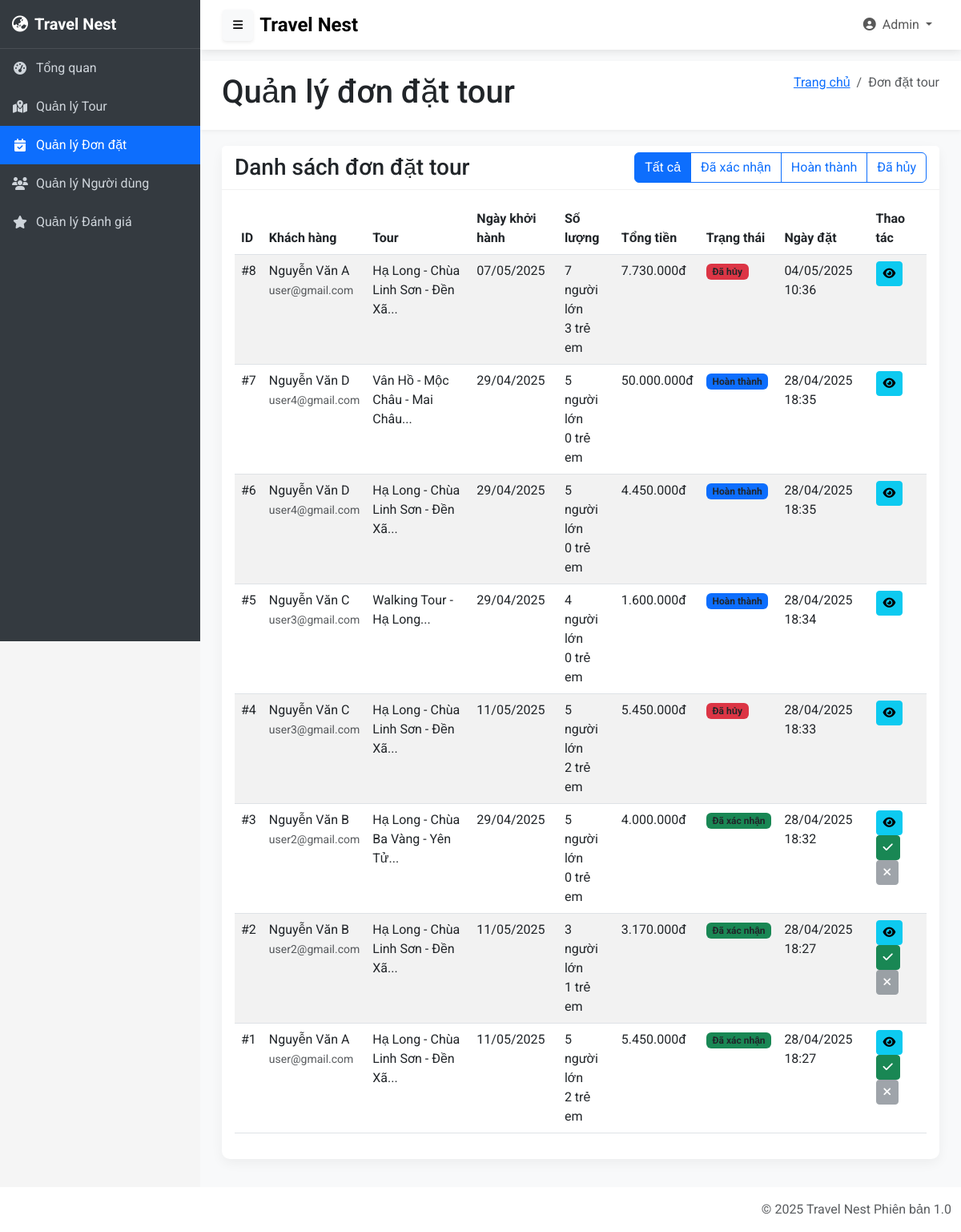
Page /admin/pages/booking/bookings.php (signed in) on the committed database.
### tables this page shows
CREATE TABLE `bookings` (
  `booking_id` int NOT NULL,
  `user_id` int NOT NULL,
  `tour_id` int NOT NULL,
  `date_id` int NOT NULL,
  `num_adults` int NOT NULL DEFAULT '1',
  `num_children` int NOT NULL DEFAULT '0',
  `total_price` decimal(10,2) NOT NULL,
  `notes` text,
  `status` enum('confirmed','completed','cancelled') DEFAULT 'confirmed',
  `booking_date` timestamp NULL DEFAULT CURRENT_TIMESTAMP,
  `updated_at` timestamp NULL DEFAULT CURRENT_TIMESTAMP ON UPDATE CURRENT_TIMESTAMP
);

CREATE TABLE `users` (
  `user_id` int NOT NULL,
  `full_name` varchar(255) NOT NULL,
  `email` varchar(255) NOT NULL,
  `password` varchar(255) NOT NULL,
  `phone` varchar(20) NOT NULL,
  `address` text,
  `role` enum('customer','admin') DEFAULT 'customer',
  `status` enum('active','blocked','inactive') DEFAULT 'active',
  `created_at` timestamp NULL DEFAULT CURRENT_TIMESTAMP,
  `updated_at` timestamp NULL DEFAULT CURRENT_TIMESTAMP ON UPDATE CURRENT_TIMESTAMP
);

CREATE TABLE `tours` (
  `tour_id` int NOT NULL,
  `name` varchar(255) NOT NULL,
  `description` text NOT NULL,
  `location` varchar(100) NOT NULL,
  `duration` varchar(50) NOT NULL,
  `price_adult` decimal(10,2) NOT NULL,
  `price_child` decimal(10,2) NOT NULL,
  `image1` varchar(255) DEFAULT NULL,
  `image2` varchar(255) DEFAULT NULL,
  `image3` varchar(255) DEFAULT NULL,
  `link_map` text,
  `status` enum('active','inactive') DEFAULT 'active',
  `created_at` timestamp NULL DEFAULT CURRENT_TIMESTAMP,
  `updated_at` timestamp NULL DEFAULT CURRENT_TIMESTAMP ON UPDATE CURRENT_TIMESTAMP
);

CREATE TABLE `tour_dates` (
  `date_id` int NOT NULL,
  `tour_id` int NOT NULL,
  `departure_date` date NOT NULL,
  `available_seats` int NOT NULL DEFAULT '20',
  `status` enum('available','full','cancelled') DEFAULT 'available'
);

### functions/auth_functions.php (called while the page is built, shortened)
<?php
function canCancelBooking($departureDate) {
    $departureTimestamp = strtotime($departureDate);
    $currentTimestamp = time();
    $daysDifference = floor(($departureTimestamp - $currentTimestamp) / (60 * 60 * 24));
    return $daysDifference >= 2;
}

### admin/pages/booking/bookings.php (the view, shortened to what this page needs)
<?php
require_once '../../../config/config.php';
require_once '../../../functions/auth_functions.php';
$filter = isset($_GET['filter']) ? $_GET['filter'] : 'all';
$whereClause = '';
$stmt = $conn->prepare("
    SELECT b.booking_id, b.booking_date, b.status, b.total_price,
           b.num_adults, b.num_children, b.notes,
           u.user_id, u.full_name, u.email, u.phone,
           t.tour_id, t.name as tour_name, t.location,
           td.departure_date
    FROM bookings b
    INNER JOIN users u ON b.user_id = u.user_id
    INNER JOIN tours t ON b.tour_id = t.tour_id
    INNER JOIN tour_dates td ON b.date_id = td.date_id
    $whereClause
    ORDER BY b.booking_date DESC
");
$stmt->execute();
$bookings = $stmt->get_result();
?>
<?php include '../../layouts/header.php'; ?>
<body>
    <?php include '../../layouts/navbar.php'; ?>
    <?php include '../../layouts/sidebar.php'; ?>
    <div class="content-wrapper" id="content-wrapper">
        <div class="content-header">
            <div class="container-fluid">
                <div class="row mb-2">
                    <div class="col-sm-6">
                        <h1 class="m-0">Quản lý đơn đặt tour</h1>
                    </div>
                    <div class="col-sm-6">
                        <ol class="breadcrumb float-sm-end">
                            <li class="breadcrumb-item"><a href="../statistics/statistics.php">Trang chủ</a></li>
                            <li class="breadcrumb-item active">Đơn đặt tour</li>
                        </ol>
                    </div>
                </div>
            </div>
        </div>
        <div class="content">
            <div class="container-fluid">
                <div class="card">
                    <div class="card-header">
                        <div class="d-flex justify-content-between align-items-center">
                            <h3 class="card-title mb-0">Danh sách đơn đặt tour</h3>
                            <div class="btn-group">
                                <a href="?filter=all" class="btn btn-<?php echo $filter === 'all' ? 'primary' : 'outline-primary'; ?>">Tất cả</a>
                                <a href="?filter=confirmed" class="btn btn-<?php echo $filter === 'confirmed' ? 'primary' : 'outline-primary'; ?>">Đã xác nhận</a>
                                <a href="?filter=completed" class="btn btn-<?php echo $filter === 'completed' ? 'primary' : 'outline-primary'; ?>">Hoàn thành</a>
                                <a href="?filter=cancelled" class="btn btn-<?php echo $filter === 'cancelled' ? 'primary' : 'outline-primary'; ?>">Đã hủy</a>
                            </div>
                        </div>
                    </div>
                    <div class="card-body">
                        <div class="table-responsive">
                            <table class="table table-striped table-hover">
                                <thead>
                                    <tr>
                                        <th>ID</th>
                                        <th>Khách hàng</th>
                                        <th>Tour</th>
                                        <th>Ngày khởi hành</th>
                                        <th>Số lượng</th>
                                        <th>Tổng tiền</th>
                                        <th>Trạng thái</th>
                                        <th>Ngày đặt</th>
                                        <th>Thao tác</th>
                                    </tr>
                                </thead>
                                <tbody>
                                    <?php if ($bookings->num_rows > 0): ?>
                                        <?php while ($booking = $bookings->fetch_assoc()): ?>
                                            <tr>
                                                <td>#<?php echo $booking['booking_id']; ?></td>
                                                <td>
                                                    <?php echo $booking['full_name']; ?><br>
                                                    <small class="text-muted"><?php echo $booking['email']; ?></small>
                                                </td>
                                                <td><?php echo substr($booking['tour_name'], 0, 40) . '...'; ?></td>
                                                <td><?php echo date('d/m/Y', strtotime($booking['departure_date'])); ?></td>
                                                <td>
                                                    <?php echo $booking['num_adults']; ?> người lớn<br>
                                                    <?php echo $booking['num_children']; ?> trẻ em
                                                </td>
                                                <td><?php echo number_format($booking['total_price'], 0, ',', '.'); ?>đ</td>
                                                <td>
                                                    <?php
                                                    $statusClass = '';
                                                    $statusText = '';
                                                    switch ($booking['status']) {
                                                        case 'confirmed':
                                                            $statusClass = 'bg-success';
                                                            $statusText = 'Đã xác nhận';
                                                            break;
                                                        case 'completed':
                                                            $statusClass = 'bg-primary';
                                                            $statusText = 'Hoàn thành';
                                                            break;
                                                        case 'cancelled':
                                                            $statusClass = 'bg-danger';
                                                            $statusText = 'Đã hủy';
                                                            break;
                                                    }
                                                    ?>
                                                    <span class="badge <?php echo $statusClass; ?>"><?php echo $statusText; ?></span>
                                                </td>
                                                <td><?php echo date('d/m/Y H:i', strtotime($booking['booking_date'])); ?></td>
                                                <td>
                                                    <button type="button" class="btn btn-sm btn-info" data-bs-toggle="modal" data-bs-target="#detailModal<?php echo $booking['booking_id']; ?>">
                                                        <i class="fas fa-eye"></i>
                                                    </button>
                                                    <?php if ($booking['status'] === 'confirmed'): ?>
                                                        <form method="post" class="d-inline">
                                                            <button type="submit" name="complete_booking" class="btn btn-sm btn-success" title="Đánh dấu hoàn thành">
                                                                <i class="fas fa-check"></i>
                                                            </button>
                                                        </form>
                                                        <?php if (canCancelBooking($booking['departure_date'])): ?>
                                                            <form method="post" class="d-inline" onsubmit="return confirm('Bạn có chắc chắn muốn hủy đơn đặt tour này?');">
                                                                <input type="hidden" name="booking_id" value="<?php echo $booking['booking_id']; ?>">
                                                                <button type="submit" name="cancel_booking" class="btn btn-sm btn-danger">
                                                                    <i class="fas fa-times"></i>
                                                                </button>
                                                            </form>
                                                        <?php else: ?>
                                                            <button type="button" class="btn btn-sm btn-secondary" disabled title="Chỉ có thể hủy trước 2 ngày khởi hành">
                                                                <i class="fas fa-times"></i>
                                                            </button>
                                                        <?php endif; ?>
                                                    <?php endif; ?>
                                                </td>
                                            </tr>
                                        <?php endwhile; ?>
                                    <?php else: ?>
                                        <tr>
                                            <td colspan="9" class="text-center py-3">Không có đơn đặt tour nào.</td>
                                        </tr>
                                    <?php endif; ?>
                                </tbody>
                            </table>
                        </div>
                    </div>
                </div>
            </div>
        </div>
    </div>
    <?php include '../../layouts/footer.php'; ?>
</body>
</html>

### admin/assets/css/admin.css (style rules this page uses)
body { font-family: 'Roboto', sans-serif; background-color: #f5f5f5; overflow-x: hidden; }
.content-wrapper { flex: 1; transition: margin-left 0.3s ease; background-color: #f8f9fa; margin-left: 250px; margin-top: 56px; min-height: calc(100vh - 56px); padding-top: 20px; }
.content-header { padding: 15px; background-color: #ffffff; box-shadow: 0 2px 5px rgba(0, 0, 0, 0.05); margin-bottom: 20px; }
.content { padding: 0 15px 15px; }
.card { border: none; border-radius: 10px; box-shadow: 0 5px 15px rgba(0, 0, 0, 0.05); margin-bottom: 20px; }
.card-header { background-color: #ffffff; border-bottom: 1px solid #f1f1f1; font-weight: 500; }
.table-responsive { border-radius: 10px; overflow: hidden; }
.badge { color:#212529; }
@media (min-width: 768px) { .content-wrapper { margin-left: 250px; } }

### rows in the picture
bookings: booking_id "8", user.full_name "Nguyễn Văn A", user.email "user@gmail.com", tour.name "Hạ Long - Chùa Linh Sơn - Đền Xã", date.departure_date "07/05/2025", num_adults "7", num_children "3", total_price "7.730.000", status "Đã hủy", booking_date "04/05/2025 10:36"
bookings: booking_id "7", user.full_name "Nguyễn Văn D", user.email "user4@gmail.com", tour.name "Vân Hồ - Mộc Châu - Mai Châu", date.departure_date "29/04/2025", num_adults "5", num_children "0", total_price "50.000.000", status "Hoàn thành", booking_date "28/04/2025 18:35"
bookings: booking_id "6", user.full_name "Nguyễn Văn D", user.email "user4@gmail.com", tour.name "Hạ Long - Chùa Linh Sơn - Đền Xã", date.departure_date "29/04/2025", num_adults "5", num_children "0", total_price "4.450.000", status "Hoàn thành", booking_date "28/04/2025 18:35"
bookings: booking_id "5", user.full_name "Nguyễn Văn C", user.email "user3@gmail.com", tour.name "Walking Tour - Hạ Long", date.departure_date "29/04/2025", num_adults "4", num_children "0", total_price "1.600.000", status "Hoàn thành", booking_date "28/04/2025 18:34"
bookings: booking_id "4", user.full_name "Nguyễn Văn C", user.email "user3@gmail.com", tour.name "Hạ Long - Chùa Linh Sơn - Đền Xã", date.departure_date "11/05/2025", num_adults "5", num_children "2", total_price "5.450.000", status "Đã hủy", booking_date "28/04/2025 18:33"
bookings: booking_id "3", user.full_name "Nguyễn Văn B", user.email "user2@gmail.com", tour.name "Hạ Long - Chùa Ba Vàng - Yên Tử", date.departure_date "29/04/2025", num_adults "5", num_children "0", total_price "4.000.000", status "Đã xác nhận", booking_date "28/04/2025 18:32"
bookings: booking_id "2", user.full_name "Nguyễn Văn B", user.email "user2@gmail.com", tour.name "Hạ Long - Chùa Linh Sơn - Đền Xã", date.departure_date "11/05/2025", num_adults "3", num_children "1", total_price "3.170.000", status "Đã xác nhận", booking_date "28/04/2025 18:27"
bookings: booking_id "1", user.full_name "Nguyễn Văn A", user.email "user@gmail.com", tour.name "Hạ Long - Chùa Linh Sơn - Đền Xã", date.departure_date "11/05/2025", num_adults "5", num_children "2", total_price "5.450.000", status "Đã xác nhận", booking_date "28/04/2025 18:27"

### other values in the picture
$_SESSION['full_name'] "Admin"
